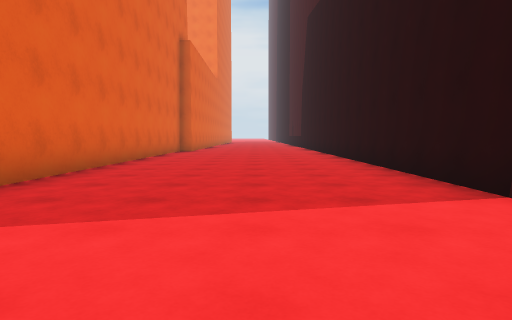
view 1 (above)

17 first-person views from a walk through a scene from a Unity 3-D project. The camera is 1.2 m above the floor, tilts 4° down and sees 75° across. The floor is counted in squares, 2 m on a side. Each view is taken from the middle of a square. On the plan, view 1 faces up. The plan holds only what a view shows up to about 10 squares ahead; the rest is blank. The place goes on beyond the plan. Surface patterns are stand-ins for the level's own textures.

view 2
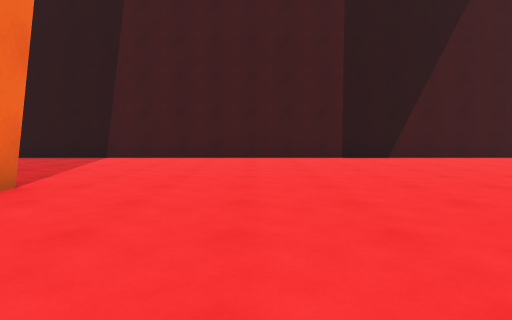

view 3
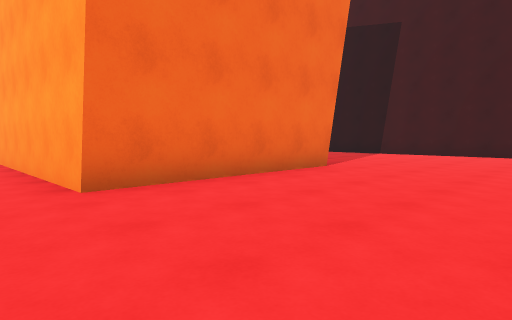

view 4
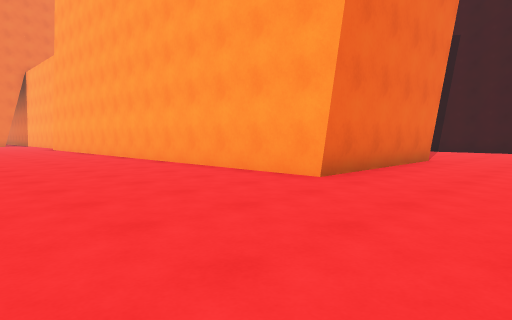

view 5
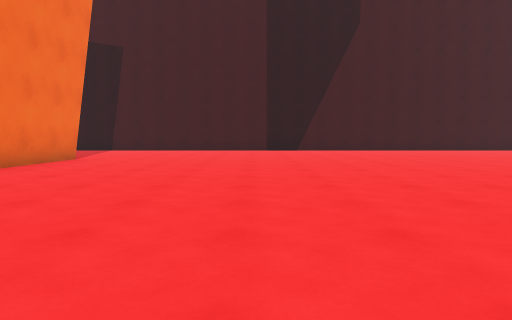

view 6
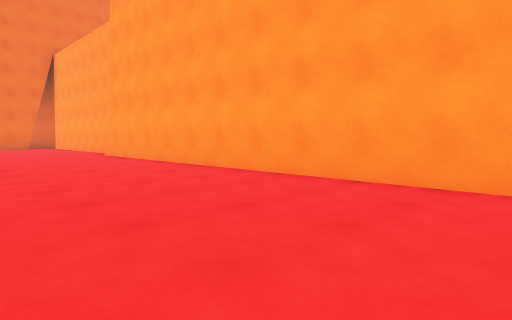

view 7
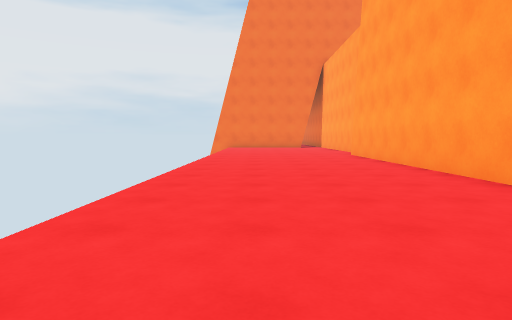

view 8
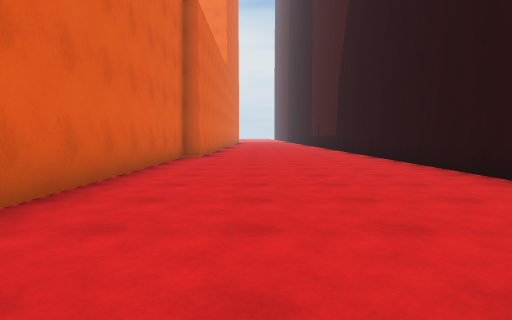

view 9
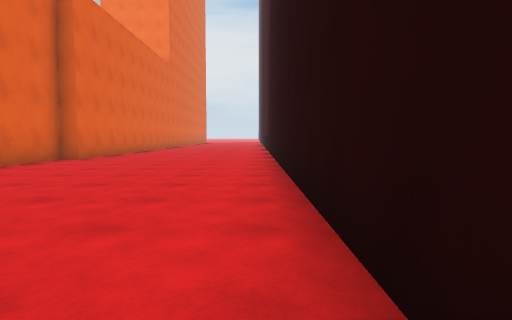

view 10
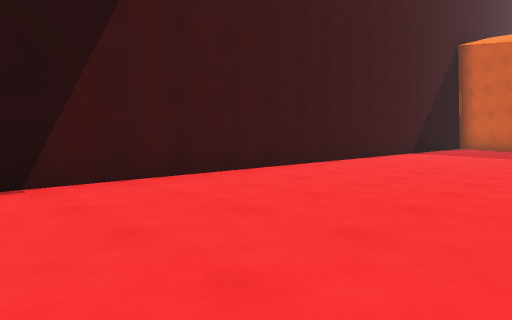

view 11
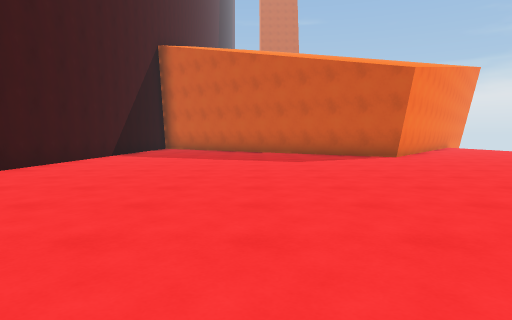

view 12
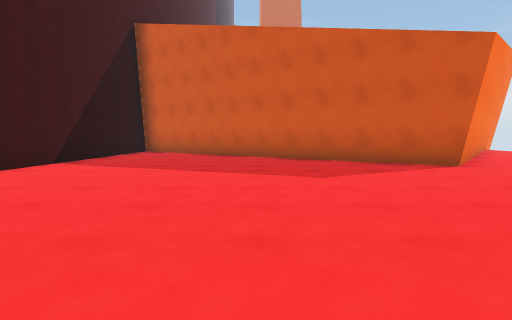

view 13
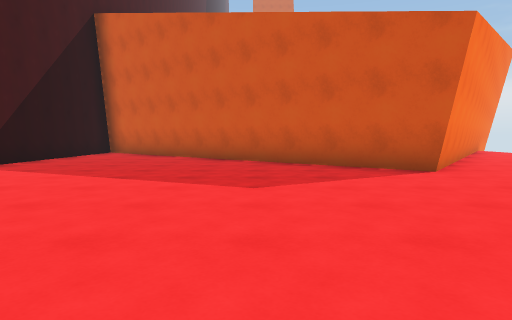

view 14
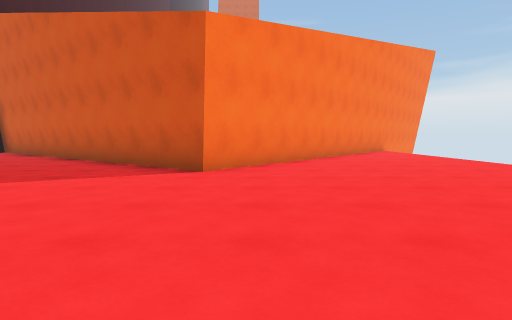

view 15
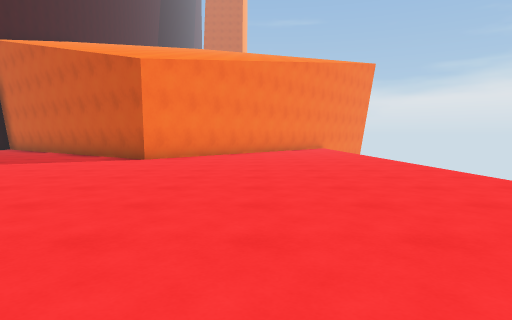

view 16
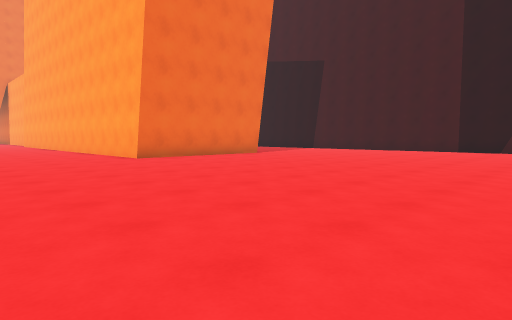

view 17
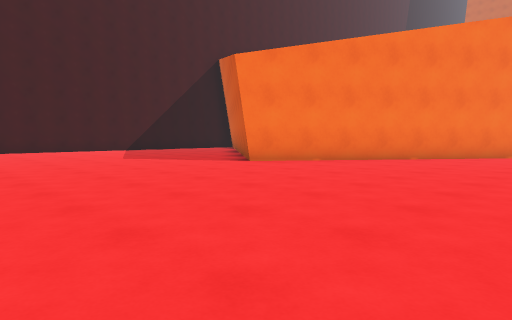

### Floor plan
Points are (right, up) in squares from view 1. A wall is a line through its corners. A room is listed if a view was taken in it or the views show most of it. See-through windows are left out.
Room 1 (views 1, 2, 3, 4, 5, 6, 7, 8, 9, 10, 11, 12, 13, 14, 15, 16, 17)
walls: (-3, 1.7) (-7.8, 1.7) (-7.8, 15.1); (-2.6, 15) (-2.6, 13.7) (-3.1, 13.7) (-3.1, 4); (-9.9, -20.6) (-6.1, -15.6) (-0.5, -20.1); (2.5, -20.1) (2.5, 14.9)

Positions as (right, up) in squares from view 1, and headings:
1: (0, 0), facing up
2: (-7, -1), facing right
3: (-9, -2), facing up-right
4: (-12, -1), facing up-right
5: (-12, -3), facing right
6: (-12, 5), facing up-right
7: (-11, 5), facing up
8: (-1, 4), facing up
9: (2, 5), facing up
10: (-2, -4), facing down-right
11: (-2, -6), facing down
12: (-2, -9), facing down
13: (-3, -10), facing down
14: (-7, -10), facing down
15: (-9, -7), facing down
16: (-12, -7), facing up-right
17: (-12, -10), facing down-right
